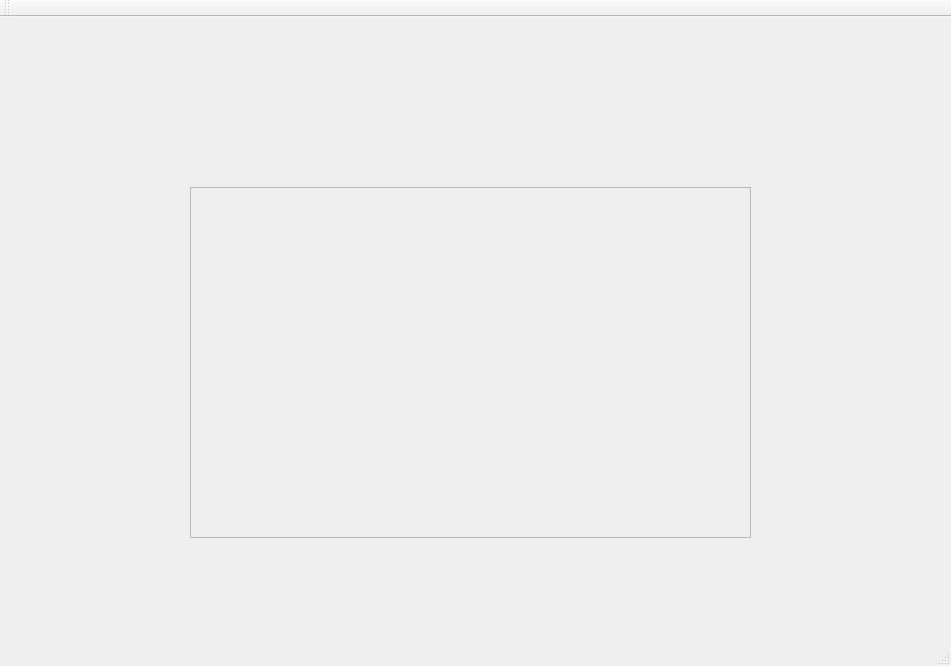
<?xml version="1.0" encoding="UTF-8"?>
<ui version="4.0">
 <class>RectImage</class>
 <widget class="QMainWindow" name="RectImage">
  <property name="geometry">
   <rect>
    <x>0</x>
    <y>0</y>
    <width>951</width>
    <height>666</height>
   </rect>
  </property>
  <property name="windowTitle">
   <string>RectImage</string>
  </property>
  <widget class="QWidget" name="centralWidget">
   <widget class="QFrame" name="id_frame">
    <property name="geometry">
     <rect>
      <x>190</x>
      <y>170</y>
      <width>561</width>
      <height>351</height>
     </rect>
    </property>
    <property name="frameShape">
     <enum>QFrame::StyledPanel</enum>
    </property>
    <property name="frameShadow">
     <enum>QFrame::Raised</enum>
    </property>
   </widget>
  </widget>
  <widget class="QMenuBar" name="menuBar">
   <property name="geometry">
    <rect>
     <x>0</x>
     <y>0</y>
     <width>951</width>
     <height>20</height>
    </rect>
   </property>
  </widget>
  <widget class="QToolBar" name="mainToolBar">
   <attribute name="toolBarArea">
    <enum>TopToolBarArea</enum>
   </attribute>
   <attribute name="toolBarBreak">
    <bool>false</bool>
   </attribute>
  </widget>
  <widget class="QStatusBar" name="statusBar"/>
 </widget>
 <layoutdefault spacing="6" margin="11"/>
 <resources/>
 <connections/>
</ui>
